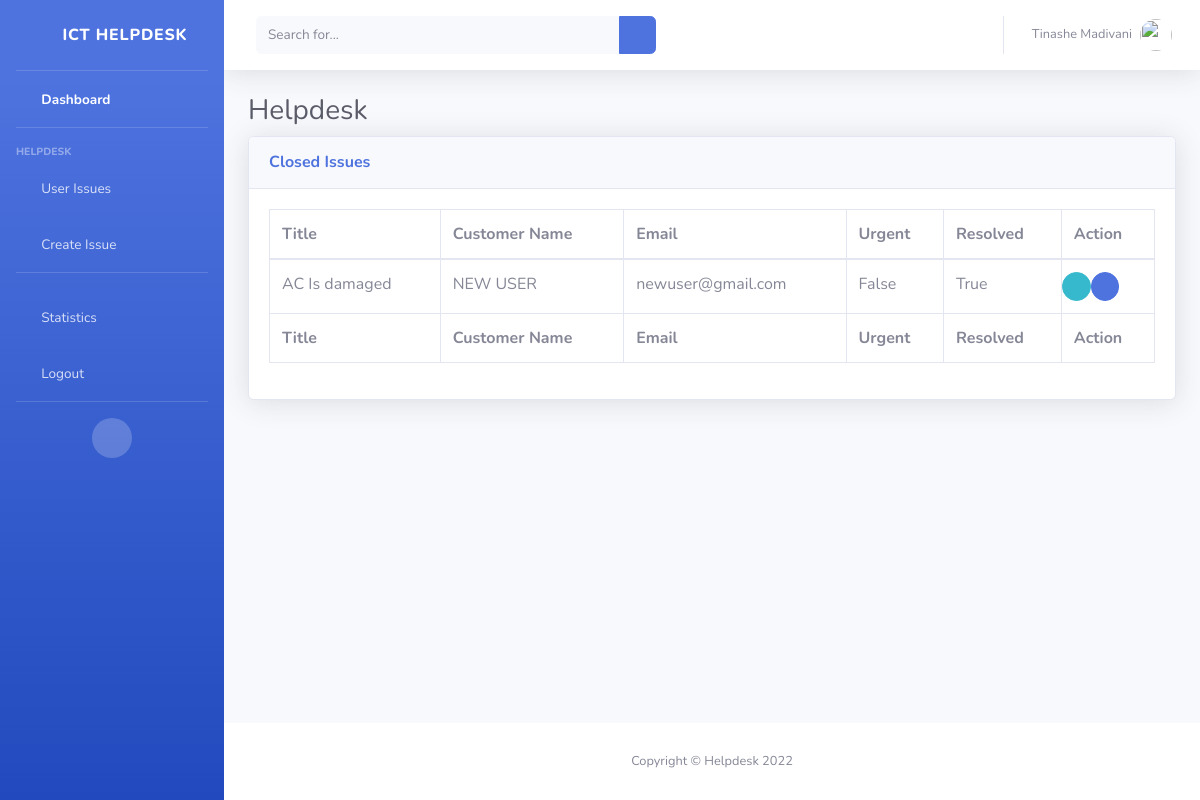
Page /resolved-tickets/ (signed in) on the committed database.
### ticketapp/models.py (models this page shows, shortened)
class Ticket(models.Model):
    TICKET_SECTIONS = (
        ('Software', 'Software'),
        ('Hardware', 'Hardware'),
        ('Applications', 'Applications'),
        ('Infrastructure and Networking', 'Infrastructure and Networking'),
        ('Database Administrator', 'Database Administrator')
    )
    user = models.ForeignKey(User, on_delete=models.CASCADE)
    ticket_id = models.CharField(max_length=8, unique=True, blank=True)
    title = models.CharField(max_length=50)
    customer_full_name = models.CharField(max_length=200)
    customer_phone_number = models.CharField(max_length=20)
    customer_email = models.EmailField(max_length=40)
    issue_description = models.TextField(max_length=1000)
    ticket_section = models.CharField(
        max_length=30, choices=TICKET_SECTIONS, null=True, blank=True)
    urgent_status = models.BooleanField(default=False)
    completed_status = models.BooleanField(default=False)
    assigned_to = models.ForeignKey(
        User, on_delete=models.CASCADE, related_name='assigned_to', null=True, blank=True)
    resolved_by = models.ForeignKey(
        User, on_delete=models.CASCADE, related_name='resolved_by', null=True, blank=True)
    created_date = models.DateTimeField(auto_now_add=True, null=True)
    resolved_date = models.DateTimeField(null=True, blank=True)

### ticketapp/views.py (the view)
# urls.py: path('resolved-tickets/', views.resolved_tickets, name='resolved-tickets'),
@login_required
def resolved_tickets(request):
    if request.user.is_superuser:
        tickets = Ticket.objects.filter(
            completed_status=True)
    else:
        tickets = Ticket.objects.filter(
            assigned_to=request.user, completed_status=True)
    return render(request, 'ticketapp/closed.html', {'tickets': tickets})

### ticketapp/templates/ticketapp/closed.html (shortened to what this page needs)
{% load static %}
<!DOCTYPE html>
<html lang="en">
<head>
    <link href="{% static 'vendor/fontawesome-free/css/all.min.css' %}" rel="stylesheet" type="text/css">
    <link href="{% static 'css/sb-admin-2.min.css' %}" rel="stylesheet">
</head>
<body id="page-top">
    <div id="wrapper">
        <ul class="navbar-nav bg-gradient-primary sidebar sidebar-dark accordion" id="accordionSidebar">
            <a class="sidebar-brand d-flex align-items-center justify-content-center" href="index.html">
                <div class="sidebar-brand-icon ">
                    <i class="fas fa-home"></i>
                </div>
                <div class="sidebar-brand-text mx-3">ICT Helpdesk</div>
            </a>
            <hr class="sidebar-divider my-0">
            <li class="nav-item active">
                <a class="nav-link" href="{% url 'ticketapp:ticket-list' %}">
                    <i class="fas fa-fw fa-tachometer-alt"></i>
                    <span>Dashboard</span></a>
            </li>
            <hr class="sidebar-divider">
            <div class="sidebar-heading">
                Helpdesk
            </div>
            <li class="nav-item">
                <a class="nav-link collapsed" href="#" data-toggle="collapse" data-target="#collapseTwo"
                    aria-expanded="true" aria-controls="collapseTwo">
                    <i class="fas fa-fw fa-folder"></i>
                    <span>User Issues</span>
                </a>
            </li>
      <li class="nav-item">
        <a class="nav-link" href="{% url 'ticketapp:create-ticket' %}">
            <i class="fas fa-fw fa-edit"></i>
            <span>Create Issue</span></a>
    </li>
            <hr class="sidebar-divider">
            <li class="nav-item">
                <a class="nav-link" href="{% url 'ticketapp:user-performance-list' %}">
                    <i class="fas fa-fw fa-chart-area"></i>
                    <span>Statistics</span></a>
            </li>
            <li class="nav-item">
                <a class="nav-link" href="{% url 'accounts:logout' %}">
                    <i class="fas fa-fw fa-sign-out-alt"></i>
                    <span>Logout</span></a>
            </li>
            <hr class="sidebar-divider d-none d-md-block">
            <div class="text-center d-none d-md-inline">
                <button class="rounded-circle border-0" id="sidebarToggle"></button>
            </div>
        </ul>
        <div id="content-wrapper" class="d-flex flex-column">
            <div id="content">
                <nav class="navbar navbar-expand navbar-light bg-white topbar mb-4 static-top shadow">
                    <form
                        class="d-none d-sm-inline-block form-inline mr-auto ml-md-3 my-2 my-md-0 mw-100 navbar-search">
                        <div class="input-group">
                            <input type="text" class="form-control bg-light border-0 small" placeholder="Search for..."
                                aria-label="Search" aria-describedby="basic-addon2">
                            <div class="input-group-append">
                                <button class="btn btn-primary" type="button">
                                    <i class="fas fa-search fa-sm"></i>
                                </button>
                            </div>
                        </div>
                    </form>
                    <ul class="navbar-nav ml-auto">
                        <li class="nav-item dropdown no-arrow">
                            <a class="nav-link dropdown-toggle" href="#" id="userDropdown" role="button"
                                data-toggle="dropdown" aria-haspopup="true" aria-expanded="false">
                                <span class="mr-2 d-none d-lg-inline text-gray-600 small">Tinashe Madivani</span>
                                <img class="img-profile rounded-circle"
                                    src="{% static 'img/undraw_profile.svg' %}">
                            </a>
                        </li>
                    </ul>
                </nav>
                <div class="container-fluid">
                    <h1 class="h3 mb-2 text-gray-800">Helpdesk</h1>
                    <div class="card shadow mb-4">
                        <div class="card-header py-3">
                            <h6 class="m-0 font-weight-bold text-primary">Closed Issues</h6>
                        </div>
                        <div class="card-body">
                            <div class="table-responsive">
                                <table class="table table-bordered" id="dataTable" width="100%" cellspacing="0">
                                    <thead>
                                        <tr>
                                            <th>Title</th>
                                            <th>Customer Name</th>
                                            <th> Email</th>
                                            <th>Urgent</th>
                                            <th>Resolved</th>
                                            <th>Action</th>
                                        </tr>
                                    </thead>
                                    <tfoot>
                                        <tr>
                                            <th>Title</th>
                                            <th>Customer Name</th>
                                            <th> Email</th>
                                            <th>Urgent</th>
                                            <th>Resolved</th>
                                            <th>Action</th>
                                        </tr>
                                    </tfoot>
                                    <tbody>
                                        {% for ticket in tickets %}
                                            <tr>
                                                <td>{{ ticket.title }}</td>
                                                <td>{{ ticket.customer_full_name }}</td>
                                                <td>{{ ticket.customer_email }}</td>
                                                <td>{{ ticket.urgent_status }}</td>
                                                <td>{{ticket.completed_status }}</td>
                                                <td>
                                                <div class="row">
                                                <a href="{% url 'ticketapp:ticket-detail' pk=ticket.id %}" class="btn btn-info btn-circle btn-sm">
                                                    <i class="fas fa-info-circle"></i>
                                                </a>
                                                <a href="{% url 'ticketapp:update-ticket' pk=ticket.id %}" class="btn btn-primary btn-circle btn-sm">
                                                    <i class="fas fa-edit"></i>
                                                </a>
                                            </div>
                                            </td>
                                            </tr>
                                        {% endfor %}
                                    </tbody>
                                </table>
                            </div>
                        </div>
                    </div>
                </div>
            </div>
            <footer class="sticky-footer bg-white">
                <div class="container my-auto">
                    <div class="copyright text-center my-auto">
                        <span>Copyright &copy; Helpdesk 2022</span>
                    </div>
                </div>
            </footer>
        </div>
    </div>
</body>
</html>

### rows in the picture
Ticket: title "AC Is damaged", customer_full_name "NEW USER", customer_email "newuser@gmail.com", urgent_status "False", completed_status "True"
